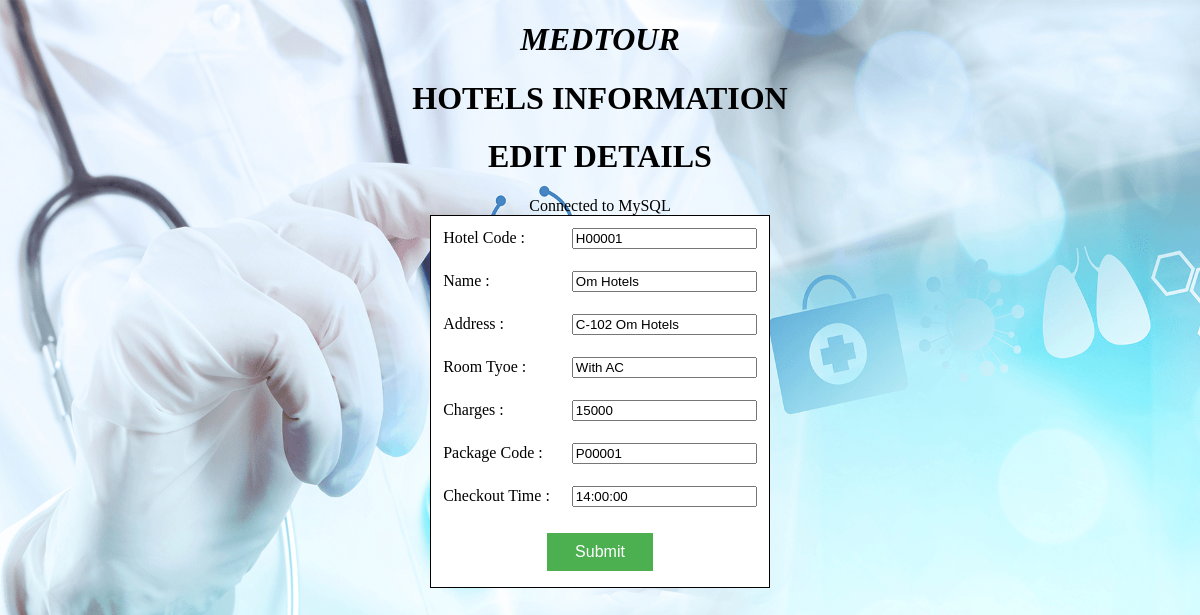
The page /Project/HotelsEditDetails.php?htcode=H00001 on the database its author committed.
### tables this page shows
CREATE TABLE IF NOT EXISTS `hotels` (
  `htcode` varchar(15) NOT NULL,
  `nm` varchar(20) NOT NULL,
  `addr` varchar(50) NOT NULL,
  `rtype` varchar(20) NOT NULL,
  `chrgs` bigint(20) NOT NULL,
  `pcode` varchar(15) NOT NULL,
  `chkout` time NOT NULL,
  PRIMARY KEY (`htcode`)
);

### Project/HotelsEditDetails.php (the view, shortened to what this page needs)
<!DOCTYPE HTML>
<html>
<head>
</head>
<body bgcolor="">
<center>
<marquee><h1 class="impact"style="color:black;"><b><i>MEDTOUR</i></b></h1></marquee>
<h1 class="impact" style="color:black;"><b>HOTELS INFORMATION</b></h1>
<h1 class="impact" style="color:black;"><b>EDIT DETAILS</b></h1>
<?php
$Hhtcode=$_REQUEST['htcode'];
$con=mysql_connect("localhost","root","");
if($con)
{
    echo "Connected to MySQL"."<br/>";
}
else
{
    echo "not connected";
}
$sql="SELECT * FROM hotels WHERE htcode = '$Hhtcode'";
$result=mysql_query($sql,$con);
while($row=mysql_fetch_assoc($result))
{
    $D1=$row['htcode'];
    $D2=$row['nm'];
    $D3=$row['addr'];
    $D4=$row['rtype'];
    $D5=$row['chrgs'];
    $D6=$row['pcode'];
    $D7=$row['chkout'];
}
?>
<form method="Post" action="HotelsUpdate.php">
<table align="center" cellpadding="10" bgcolor="white" style="border:1px solid black" bordercolor="#D7DF01">
<tr>
<td>Hotel Code :</td>
<td><input type="text" name="D1" value="<?php echo $D1;?>"/></td>
</tr>
<tr>
<td>Name :</td>
<td><input type="text" name="D2" value="<?php echo $D2;?>"/></td>
</tr>
<tr>
<td>Address :</td>
<td><input type="text" name="D3" value="<?php echo $D3;?>"/></td>
</tr>
<tr>
<td>Room Tyoe :</td>
<td><input type="text" name="D4" value="<?php echo $D4;?>"/></td>
</tr>
<tr>
<td>Charges :</td>
<td><input type="text" name="D5" value="<?php echo $D5;?>"/></td>
</tr>
<tr>
<td>Package Code :</td>
<td><input type="text" name="D6" value="<?php echo $D6;?>"/></td>
</tr>
<tr>
<td>Checkout Time :</td>
<td><input type="text" name="D7" value="<?php echo $D7;?>"/></td>
</tr>
<tr>
<td colspan="2"align="center">
<input class="button" type="submit" name="Submit" value="Submit"/></td>
</tr>
	</table>
</form>
</center>
</body>
</html>

### Project/HotelsEditDetails.php (style rules this page uses)
.button { background-color: #4CAF50; border: none; color: white; padding: 10px 28px; text-align: center; text-decoration: none; display: inline-block; font-size: 16px; margin: 4px 2px; cursor: pointer; }
body { background-image: url('bg1.jpg'); background-repeat: no-repeat; background-attachment: fixed; background-size: 100% 100%; }

### rows shown on the page
hotels: D1 "H00001", D2 "Om Hotels", D3 "C-102 Om Hotels", D4 "With AC", D5 "15000", D6 "P00001", D7 "14:00:00"
